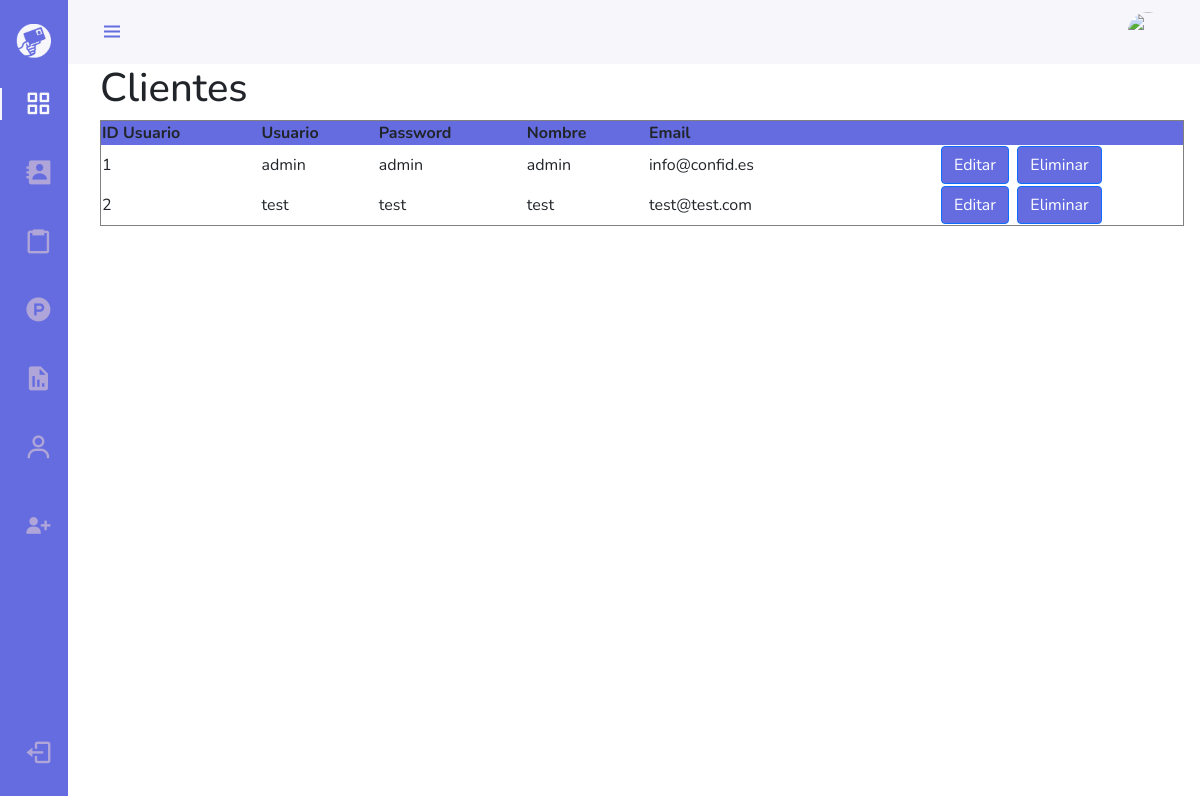
Screenshot of /content/CPanel/consulta_usuarios.php (signed in) with the database file from the repository.
### tables this page shows
CREATE TABLE `usuarios` (
  `idUsuario` int(11) NOT NULL,
  `usuario` varchar(45) NOT NULL,
  `passwd` varchar(45) NOT NULL,
  `nombre` varchar(45) NOT NULL,
  `email` varchar(45) NOT NULL
);

### content/CPanel/consulta_usuarios.php (the view, shortened to what this page needs)
<?php
    $far="../../";
    include $far.'php/comun/head.php';
    $consulta = 'SELECT * FROM usuarios';
    $result = mysqli_query($conn, $consulta) or die('Consulta fallida: ' . mysqli_error());
?>
<!DOCTYPE html>
<html>
    <body <?php if($trabajador){echo "class='admin_body' id='body-pd'";}?>>
        <?php include_once $far.'content/header.php'; ?>
        <?php
            if(isset($_POST["del"])){
                $id = $_POST['del'];
                $delete = "DELETE FROM usuarios WHERE idUsuario = $id";
                mysqli_query($conn, $delete);
                echo"<br><h3>Eliminando Cliente ". $id . "...</h3>";
                header("Location:/index.php");
            }else{
        ?>
        <div>
            <div>
            <h1>Clientes</h1>
                <table border= "1" style="width:100%;margin:auto;">
                    <thead>
                        <tr style="background-color: #646CDF;">
                            <th>ID Usuario</th>
                            <th>Usuario</th>
                            <th>Password</th>
                            <th>Nombre</th>
                            <th>Email</th>
                            <th></th>
                        </tr>
                    </thead>
                    <?php
                        while ($row = mysqli_fetch_array($result)) {
                            echo '<tr>';
                            echo '<td>' . $row['idUsuario'] . '</td>';
                            echo '<td>' . $row['usuario'] . '</td>';
                            echo '<td>' . $row['passwd'] . '</td>';
                            echo '<td>' . $row['nombre'] . '</td>';
                            echo '<td>' . $row['email'] . '</td>';
                            echo '<td style=" text-align:center "><a class="btn btn-primary" href="/content/CPanel/mod_user.php?id='. $row["idUsuario"]. '&tipo=1">Editar</a>';
                            echo '<a class="btn btn-primary" href="/php/consultas/del_Cliente.php?id='. $row["idUsuario"].'tipo=1">Eliminar</a> </td>';
                            echo '</tr>';
                        }
                    ?>
                </table>
            </div>
        </div>
        <br>
        <?php
                }
        ?>
    </body>
</html>

### style/style.css (style rules this page uses)
:root { --header-height: 3rem; --nav-width: 68px; --first-color: #646CDF; --first-color-light: #AFA5D9; --white-color: #F7F6FB; --body-font: 'Nunito', sans-serif; --normal-font-size: 1rem; --z-fixed: 100 }
* { font-family: var(--body-font); }
.admin_body { position: relative; margin: var(--header-height) 0 0 0; padding: 0 1rem; transition: .5s }
@media screen and (min-width: 768px) { .admin_body { margin: calc(var(--header-height) + 1rem) 0 0 0; padding-left: calc(var(--nav-width) + 2rem) } }
.btn-primary { background-color: var(--first-color); }

### rows the page displays
usuarios: idUsuario "1", usuario "admin", passwd "admin", nombre "admin", email "info@confid.es"
usuarios: idUsuario "2", usuario "test", passwd "test", nombre "test", email "test@test.com"
